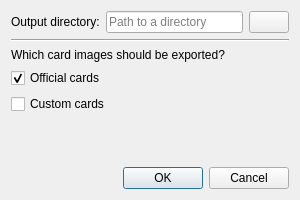
<?xml version="1.0" encoding="UTF-8"?>
<ui version="4.0">
 <class>ExportCardImagesDialog</class>
 <widget class="QDialog" name="ExportCardImagesDialog">
  <property name="windowModality">
   <enum>Qt::WindowModal</enum>
  </property>
  <property name="geometry">
   <rect>
    <x>0</x>
    <y>0</y>
    <width>300</width>
    <height>200</height>
   </rect>
  </property>
  <property name="windowTitle">
   <string>Export card images</string>
  </property>
  <layout class="QGridLayout" name="grid_layout">
   <item row="1" column="2">
    <widget class="QPushButton" name="output_path_browse_button">
     <property name="sizePolicy">
      <sizepolicy hsizetype="Maximum" vsizetype="Fixed">
       <horstretch>0</horstretch>
       <verstretch>0</verstretch>
      </sizepolicy>
     </property>
     <property name="toolTip">
      <string>Browse …</string>
     </property>
     <property name="text">
      <string notr="true"/>
     </property>
     <property name="icon">
      <iconset theme="document-open"/>
     </property>
    </widget>
   </item>
   <item row="10" column="0" colspan="3">
    <widget class="QDialogButtonBox" name="button_box">
     <property name="orientation">
      <enum>Qt::Horizontal</enum>
     </property>
     <property name="standardButtons">
      <set>QDialogButtonBox::Cancel|QDialogButtonBox::Ok</set>
     </property>
    </widget>
   </item>
   <item row="6" column="0" colspan="3">
    <widget class="QCheckBox" name="export_custom_cards">
     <property name="text">
      <string>Custom cards</string>
     </property>
    </widget>
   </item>
   <item row="3" column="0" colspan="3">
    <widget class="Line" name="line">
     <property name="orientation">
      <enum>Qt::Horizontal</enum>
     </property>
    </widget>
   </item>
   <item row="1" column="0">
    <widget class="QLabel" name="output_path_label">
     <property name="text">
      <string>Output directory:</string>
     </property>
    </widget>
   </item>
   <item row="5" column="0" colspan="3">
    <widget class="QCheckBox" name="export_official_cards">
     <property name="text">
      <string>Official cards</string>
     </property>
     <property name="checked">
      <bool>true</bool>
     </property>
    </widget>
   </item>
   <item row="4" column="0" colspan="3">
    <widget class="QLabel" name="header_label">
     <property name="text">
      <string>Which card images should be exported?</string>
     </property>
     <property name="wordWrap">
      <bool>true</bool>
     </property>
    </widget>
   </item>
   <item row="1" column="1">
    <widget class="QLineEdit" name="output_path">
     <property name="placeholderText">
      <string>Path to a directory</string>
     </property>
     <property name="clearButtonEnabled">
      <bool>true</bool>
     </property>
    </widget>
   </item>
   <item row="7" column="0" colspan="3">
    <spacer name="verticalSpacer">
     <property name="orientation">
      <enum>Qt::Vertical</enum>
     </property>
     <property name="sizeHint" stdset="0">
      <size>
       <width>20</width>
       <height>40</height>
      </size>
     </property>
    </spacer>
   </item>
  </layout>
 </widget>
 <resources/>
 <connections>
  <connection>
   <sender>button_box</sender>
   <signal>accepted()</signal>
   <receiver>ExportCardImagesDialog</receiver>
   <slot>accept()</slot>
   <hints>
    <hint type="sourcelabel">
     <x>20</x>
     <y>20</y>
    </hint>
    <hint type="destinationlabel">
     <x>20</x>
     <y>20</y>
    </hint>
   </hints>
  </connection>
  <connection>
   <sender>button_box</sender>
   <signal>rejected()</signal>
   <receiver>ExportCardImagesDialog</receiver>
   <slot>reject()</slot>
   <hints>
    <hint type="sourcelabel">
     <x>316</x>
     <y>260</y>
    </hint>
    <hint type="destinationlabel">
     <x>286</x>
     <y>274</y>
    </hint>
   </hints>
  </connection>
  <connection>
   <sender>export_custom_cards</sender>
   <signal>clicked()</signal>
   <receiver>ExportCardImagesDialog</receiver>
   <slot>update_ok_button_enabled_state()</slot>
   <hints>
    <hint type="sourcelabel">
     <x>150</x>
     <y>63</y>
    </hint>
    <hint type="destinationlabel">
     <x>150</x>
     <y>58</y>
    </hint>
   </hints>
  </connection>
  <connection>
   <sender>export_official_cards</sender>
   <signal>clicked()</signal>
   <receiver>ExportCardImagesDialog</receiver>
   <slot>update_ok_button_enabled_state()</slot>
   <hints>
    <hint type="sourcelabel">
     <x>150</x>
     <y>37</y>
    </hint>
    <hint type="destinationlabel">
     <x>150</x>
     <y>58</y>
    </hint>
   </hints>
  </connection>
 </connections>
</ui>
